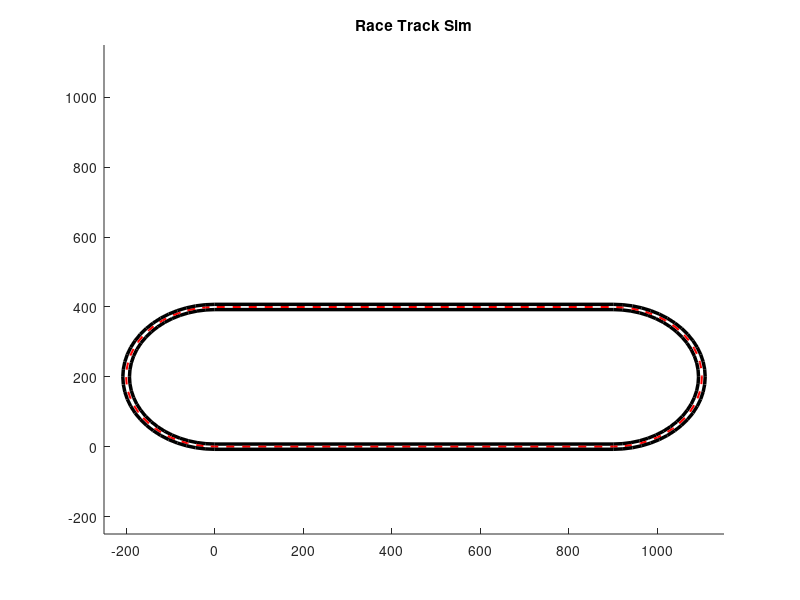

Write the MATLAB code that produced this figure.
rectX = -200; % track creation modeled below
rectY = 0;
rectWidth  = 1300;  
rectHeight = 400;   

inner = rectangle('Position', [-192.5, 7.5, 1285, 385], ...
          'Curvature', 1, 'EdgeColor', 'k', 'LineWidth', 2.5);

track = rectangle('Position', [rectX, rectY, rectWidth, rectHeight], ...
          'Curvature', 1, 'EdgeColor', 'r', 'LineWidth', 1.5, 'LineStyle', '--');

outer = rectangle('Position', [-207.5, -7.5, 1315, 415], ...
          'Curvature', 1, 'EdgeColor', 'k', 'LineWidth', 2.5);

axis([-250, 1150, -250, 1150]);
title('Race Track Sim');



